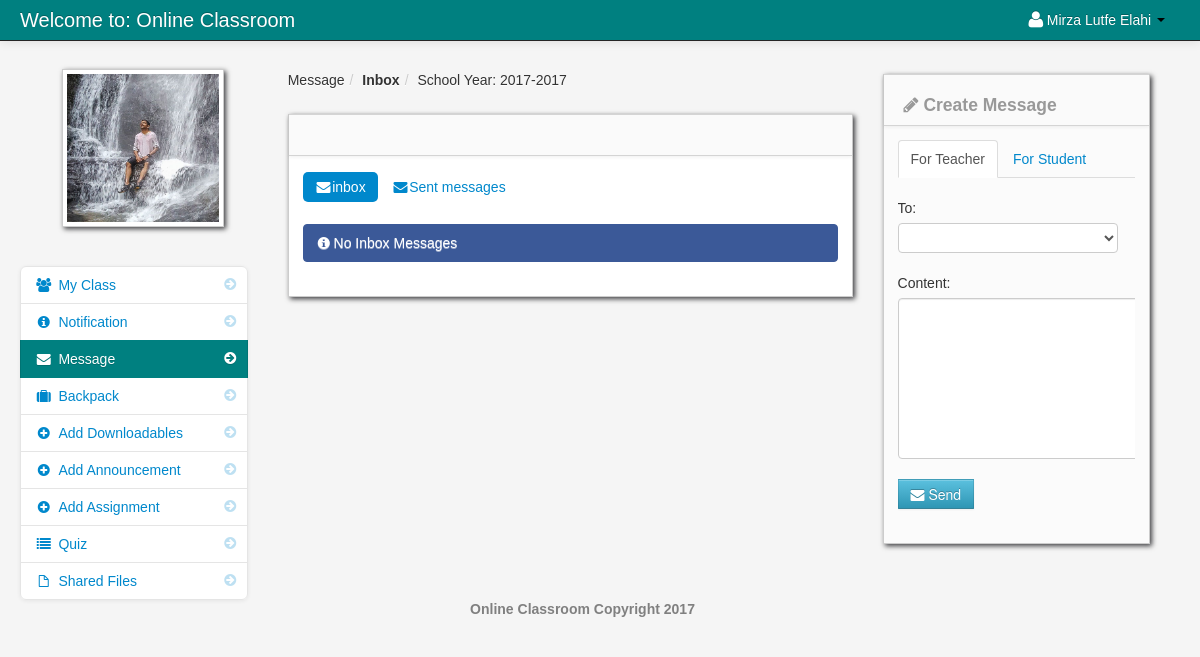
Screenshot of /teacher_message.php (signed in) with the database file from the repository.
### tables this page shows
CREATE TABLE `teacher` (
  `teacher_id` int(11) NOT NULL,
  `username` varchar(100) NOT NULL,
  `password` varchar(200) NOT NULL,
  `firstname` varchar(100) NOT NULL,
  `lastname` varchar(100) NOT NULL,
  `department_id` int(11) NOT NULL,
  `location` varchar(200) NOT NULL,
  `about` varchar(500) NOT NULL,
  `teacher_status` varchar(20) NOT NULL,
  `teacher_stat` varchar(100) NOT NULL
);

CREATE TABLE `school_year` (
  `school_year_id` int(11) NOT NULL,
  `school_year` varchar(100) NOT NULL
);

### session.php (called while the page is built, shortened)
<?php
$session_id=$_SESSION['id'];
?>

### create_message.php (the view, shortened to what this page needs)
<div class="span3" id="">
	<div class="row-fluid">
                        <div class="block">
                            <div class="navbar navbar-inner block-header">
                                <div id="" class="muted pull-left"><h4><i class="icon-pencil"></i> Create Message</h4></div>
                            </div>
                            <div class="block-content collapse in">
                                <div class="span12">
									<ul class="nav nav-tabs">
										<li class="active">
											<a href="teacher_message.php">For Teacher</a>
										</li>
										<li><a href="teacher_message_teacher.php">For Student</a></li>
									</ul>
								<form method="post" id="send_message">
									<div class="control-group">
											<label>To:</label>
                                          <div class="controls">
                                            <select name="teacher_id"  class="chzn-select" required>
                                             	<option></option>
											<?php
											$query = mysql_query("select * from teacher where teacher_id != $session_id order by firstname");
											while($row = mysql_fetch_array($query)){
											?>
											<option value="<?php echo $row['teacher_id']; ?>"><?php echo $row['firstname']; ?> <?php echo $row['lastname']; ?> </option>
											<?php } ?>
                                            </select>
                                          </div>
                                        </div>
										<div class="control-group">
											<label>Content:</label>
                                          <div class="controls">
											<textarea name="my_message" class="my_message" required></textarea>
                                          </div>
                                        </div>
										<div class="control-group">
                                          <div class="controls">
												<button  class="btn btn-info"><i class="icon-envelope-alt"></i> Send </button>
                                          </div>
                                        </div>
                                </form>
								</div>
                            </div>
                        </div>
	</div>
</div>

### teacher_message.php (shortened to what this page needs)
<?php include('header_dashboard.php'); ?>
<?php include('session.php'); ?>
    <body>
		<?php include('navbar_teacher.php'); ?>
        <div class="container-fluid">
            <div class="row-fluid">
				<?php include('teacher_message_sidebar.php'); ?>
                <div class="span6" id="content">
                     <div class="row-fluid">
					     <ul class="breadcrumb">
								<?php
								$school_year_query = mysql_query("select * from school_year order by school_year DESC")or die(mysql_error());
								$school_year_query_row = mysql_fetch_array($school_year_query);
								?>
								<li><a href="#">Message</a><span class="divider">/</span></li>
								<li><a href="#"><b>Inbox</b></a><span class="divider">/</span></li>
								<li><a href="#">School Year: <?php echo $school_year_query_row['school_year']; ?></a></li>
						</ul>
                        <div id="block_bg" class="block">
                            <div class="navbar navbar-inner block-header">
                            </div>
                            <div class="block-content collapse in">
                                <div class="span12">
										<ul class="nav nav-pills">
										<li class="active">
										<a href="teacher_message.php"><i class="icon-envelope-alt"></i>inbox</a>
										</li>
										<li class="">
										<a href="sent_message.php"><i class="icon-envelope-alt"></i>Sent messages</a>
										</li>
										</ul>
									<?php
								 $query_announcement = mysql_query("select * from message
																	LEFT JOIN teacher ON teacher.teacher_id = message.sender_id
																	where  message.reciever_id = '$session_id' order by date_sended DESC
																	")or die(mysql_error());
								$count_my_message = mysql_num_rows($query_announcement);
								if ($count_my_message != '0'){
								 while($row = mysql_fetch_array($query_announcement)){
								 $id = $row['message_id'];
								 $sender_id = $row['sender_id'];
								 $sender_name = $row['sender_name'];
								 $reciever_name = $row['reciever_name'];
								 ?>
											<div class="post"  id="del<?php echo $id; ?>">
											<div class="message_content">
											<?php echo $row['content']; ?>
											</div>
													<hr>
											Send by: <strong><?php echo $row['sender_name']; ?></strong>
											<i class="icon-calendar"></i> <?php echo $row['date_sended']; ?>
													<div class="pull-right">
														<a class="btn btn-link"  href="#reply<?php echo $id; ?>" data-toggle="modal" ><i class="icon-reply"></i> Reply </a>
													</div>
													<div class="pull-right">
													<a class="btn btn-link"  href="#<?php echo $id; ?>" data-toggle="modal" ><i class="icon-remove"></i> Remove </a>
													<?php include("remove_inbox_message_modal.php"); ?>
													<?php include("reply_inbox_message_modal.php"); ?>
													</div>
											</div>
								<?php }}else{ ?>
								<div class="alert alert-info"><i class="icon-info-sign"></i> No Inbox  Messages</div>
								<?php } ?>
                                </div>
                            </div>
                        </div>
                    </div>
                </div>
				<?php include('create_message.php') ?>
            </div>
		<?php include('footer.php'); ?>
        </div>
		<?php include('script.php'); ?>
    </body>
</html>

### navbar_teacher.php (shortened to what this page needs)
	<div class="navbar navbar-fixed-top navbar-inverse">
           <div class="navbar-inner">
               <div class="container-fluid">
                   <a class="brand" href="dashboard_teacher.php">Welcome to: Online Classroom</a>
							<div class="nav-collapse collapse">
								<ul class="nav pull-right">
												<?php $query= mysql_query("select * from teacher where teacher_id = '$session_id'")or die(mysql_error());
														$row = mysql_fetch_array($query);
												?>
												<li class="dropdown">
													<a href="#" role="button" class="dropdown-toggle" data-toggle="dropdown"> <i class="icon-user icon-large"></i><?php echo $row['firstname']." ".$row['lastname'];  ?> <i class="caret"></i></a>
												</li>
								</ul>
							</div>
               </div>
           </div>
</div>

### teacher_message_sidebar.php (shortened to what this page needs)
<div class="span3" id="sidebar">
	<img id="avatar" class="img-polaroid" src="admin/<?php echo $row['location']; ?>">
	<ul class="nav nav-list bs-docs-sidenav nav-collapse collapse">
		<li class=""><a href="dashboard_teacher.php"><i class="icon-chevron-right"></i><i class="icon-group"></i>&nbsp;My Class</a></li>
		<li class=""><a href="notification_teacher.php"><i class="icon-chevron-right"></i><i class="icon-info-sign"></i>&nbsp;Notification
		</a></li>
		<li class="active"><a href="teacher_message.php"><i class="icon-chevron-right"></i><i class="icon-envelope-alt"></i>&nbsp;Message</a></li>
		<li class=""><a href="teacher_backack.php"><i class="icon-chevron-right"></i><i class="icon-suitcase"></i>&nbsp;Backpack</a></li>
		<li class=""><a href="add_downloadable.php"><i class="icon-chevron-right"></i><i class="icon-plus-sign"></i>&nbsp;Add Downloadables</a></li>
		<li class=""><a href="add_announcement.php"><i class="icon-chevron-right"></i><i class="icon-plus-sign"></i>&nbsp;Add Announcement</a></li>
		<li class=""><a href="add_assignment.php"><i class="icon-chevron-right"></i><i class="icon-plus-sign"></i>&nbsp;Add Assignment</a></li>
		<li class=""><a href="teacher_quiz.php"><i class="icon-chevron-right"></i><i class="icon-list"></i>&nbsp;Quiz</a></li>
		<li class=""><a href="teacher_share.php"><i class="icon-chevron-right"></i><i class="icon-file"></i>&nbsp;Shared Files</a></li>
</div>

### admin/assets/styles.css (style rules this page uses)
body { padding-top: 60px; padding-bottom: 40px; background-color: #f5f5f5; }
#content { margin-left:0px; }
.breadcrumb { margin: 0 0 0px; padding: 10px 0px; background-color: transparent; }
.block { background: url("../images/pixel-60fff.png") repeat scroll 0 0 rgba(0, 0, 0, 0) !important; border: 1px solid #ccc; background: white; margin: 1em 0em; border-top: none; -webkit-box-shadow: 2px 2px 5px rgba(0, 0, 6, 0.75); -moz-box-shadow: 2px 2px 5px rgba(0, 0, 6, 0.75); box-shadow: 2px 2px 5px rgba(0, 0, 6, 0.75); }
.block-content { margin: 1em; min-height: .25em; }
.block-header { margin-bottom: 0px; border-right: none; border-left: none; -webkit-border-radius: 0px; -moz-border-radius: 0px; border-radius: 0px; }
.block-header div { padding-top: 10px; }
.bs-docs-sidenav { max-width: 228px; margin: 30px 0 0; padding: 0; background-color: #fff; -webkit-border-radius: 6px; -moz-border-radius: 6px; border-radius: 6px; -webkit-box-shadow: 0 1px 4px rgba(0,0,0,.065); -moz-box-shadow: 0 1px 4px rgba(0,0,0,.065); box-shadow: 0 1px 4px rgba(0,0,0,.065); }
.bs-docs-sidenav > li > a { display: block; width: 190px \9; margin: 0 0 -1px; padding: 8px 14px; border: 1px solid #e5e5e5; }
.bs-docs-sidenav > li:first-child > a { -webkit-border-radius: 6px 6px 0 0; -moz-border-radius: 6px 6px 0 0; border-radius: 6px 6px 0 0; }
.bs-docs-sidenav > li:last-child > a { -webkit-border-radius: 0 0 6px 6px; -moz-border-radius: 0 0 6px 6px; border-radius: 0 0 6px 6px; }
.bs-docs-sidenav > .active > a { position: relative; z-index: 2; padding: 9px 15px; border: 0; text-shadow: 0 1px 0 rgba(0,0,0,.15); -webkit-box-shadow: inset 1px 0 0 rgba(0,0,0,.1), inset -1px 0 0 rgba(0,0,0,.1); -moz-box-shadow: inset 1px 0 0 rgba(0,0,0,.1), inset -1px 0 0 rgba(0,0,0,.1); box-shadow: inset 1px 0 0 rgba(0,0,0,.1), inset -1px 0 0 rgba(0,0,0,.1); }
.bs-docs-sidenav .icon-chevron-right { float: right; margin-top: 2px; margin-right: -6px; opacity: .25; }
.bs-docs-sidenav .active .icon-chevron-right, .bs-docs-sidenav .active a:hover .icon-chevron-right { opacity: 1; }

### rows the page displays
teacher: firstname "Mirza Lutfe", lastname "Elahi", location (picture)
school_year: school_year "2017-2017"
